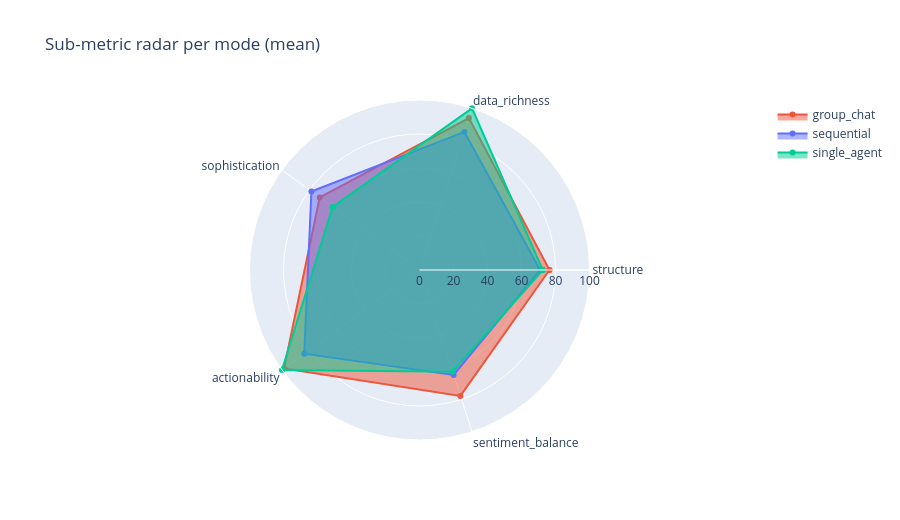

The notebook cell saved with this chart:
### Code cell
# ── Radar: sub-metrics per mode ───────────────────────────────────────────────
radar_df = df.groupby('mode')[RADAR_COLS].mean().reset_index()

fig = go.Figure()
for _, row in radar_df.iterrows():
    vals = list(row[RADAR_COLS]) + [row[RADAR_COLS[0]]]
    cats = RADAR_COLS + [RADAR_COLS[0]]
    fig.add_trace(go.Scatterpolar(
        r=vals, theta=cats, fill='toself', name=row['mode'],
        line_color=MODE_COLORS.get(row['mode'])
    ))
fig.update_layout(
    polar=dict(radialaxis=dict(range=[0, 100])),
    title='Sub-metric radar per mode (mean)', height=520
)
fig.show()

### Figure 1 — Plotly figure (JSON) as saved in the notebook; plotly's stock layout.template omitted (floating-point values rounded to 4 significant figures)
{"data": [{"fill": "toself", "line": {"color": "#EF553B"}, "name": "group_chat", "r": [76.44, 94.01, 72.57, 98.5, 77.88, 76.44], "theta": ["structure", "data_richness", "sophistication", "actionability", "sentiment_balance", "structure"], "type": "scatterpolar"}, {"fill": "toself", "line": {"color": "#636EFA"}, "name": "sequential", "r": [70.96, 85.39, 78.58, 83.8, 64.93, 70.96], "theta": ["structure", "data_richness", "sophistication", "actionability", "sentiment_balance", "structure"], "type": "scatterpolar"}, {"fill": "toself", "line": {"color": "#00CC96"}, "name": "single_agent", "r": [72.51, 100, 63.14, 100, 62.92, 72.51], "theta": ["structure", "data_richness", "sophistication", "actionability", "sentiment_balance", "structure"], "type": "scatterpolar"}], "layout": {"height": 520, "polar": {"radialaxis": {"range": [0, 100]}}, "title": {"text": "Sub-metric radar per mode (mean)"}}}
